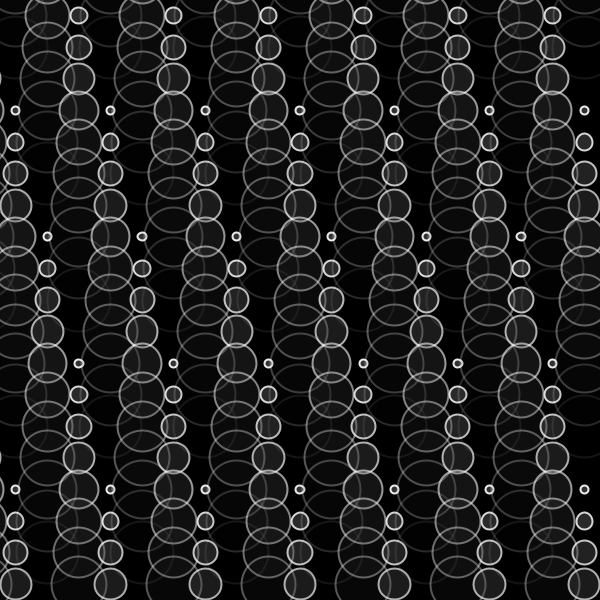
Frame 1 (no input)
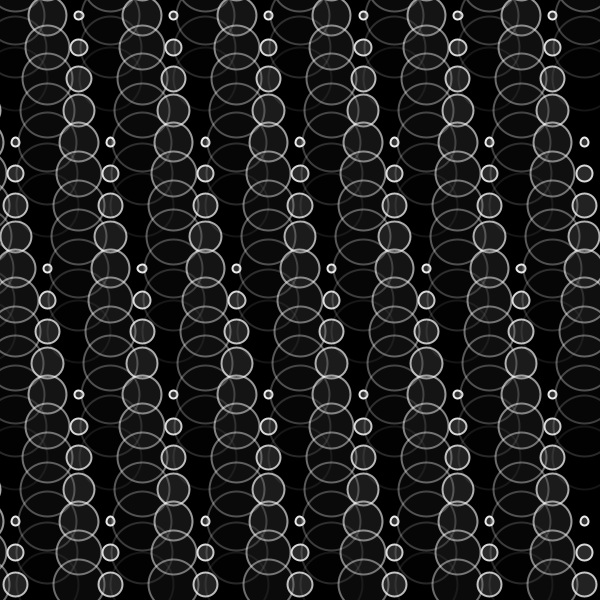
Frame 60 (the mouse pressed at the canvas centre just before this capture)
Frame 120 (the mouse held since frame 60 and released just before this capture): identical to frame 60, image omitted

The Processing sketch that drew these frames (run headless with seeded random() and noise(); from frame 60 on, the mouse is pressed at the canvas centre):

// Processing sketch: processing_151172
// ── processing_151172.pde

/*
 * Creative Coding
 * Week 2, 06 - Moving Patterns 2
 * by Indae Hwang and Jon McCormack
 * Copyright (c) 2014 Monash University
 *
 * Similar to the previous sketch, this sketch draws a grid of oscillating circles. Each circle has a "lifetime"
 * over which it grows and changes intensity and opacity. At the end of each lifetime the circle begins again.
 * Pressing the left and right arrow keys changes the lifetime of all the circles globally.
 * 
 */

// variable used to store the current frame rate value
int frame_rate_value;
int num;
void setup() {

  // make the display window the full size of the screen
  size(600, 600);

  frame_rate_value = 12;
  rectMode(CENTER);
  background(0);
  num = 20;
}


void draw() {

  background(0);

  int margin = 0;
  float gutter = 0; //distance between each cell
  float cellsize = ( width - (2 * margin) - gutter * (num - 1) ) / (num - 1);

  int circleNumber = 0; // counter
  for (int i=0; i<num; i++) {
    for (int j=0; j<num; j++) {
      circleNumber = (i * num) + j; // different way to calculate the circle number from w2_04

      float tx = margin + cellsize * i + gutter * i;
      float ty = margin + cellsize * j + gutter * j;

      movingCircle(tx, ty, cellsize, circleNumber);
    }
  }
} //end of draw 


void movingCircle(float x, float y, float size, int offset) {

  float circlePeriod = (float)frame_rate_value;
  float circleAge = (float)((frameCount + offset) % (int)circlePeriod) / circlePeriod;

  float circleSize = size * 2.0 * sin(circleAge * HALF_PI);

  strokeWeight(2);
  stroke(255, lerp(255, 0, circleAge));
  fill(lerp(128, 0, circleAge), lerp(120, 0, circleAge));
  ellipse(x-size/2, y-size/2, circleSize, circleSize);
}


/*
 * keyReleased function
 *
 * called automatically by Processing when a keyboard key is released
 */
void keyReleased() {

  // right arrow -- increase frame_rate_value
  if (keyCode == RIGHT && frame_rate_value < 120) {
    frame_rate_value++;
  }

  // left arrow -- decrease frame_rate_value
  if ( keyCode == LEFT && frame_rate_value > 2) {
    frame_rate_value--;
  }

  // print the current value on the screen
  println("Current frame Rate is: " + frame_rate_value);
}

/*
 * Mouse Pressed
 *
 *
 */
void mouseMoved (){
  frame_rate_value = (int) map((float)mouseX, 0.0, (float) width, 2.0, 120.0);
  num = (int) map((float)mouseY, 0.0, (float) height, 10.0, 30.0);

// print the current value on the screen
  println("Current frame Rate is: " + frame_rate_value + " num is : " + num);
//void mousePressed (){


//void mousePressed (){  
  //simple mose click increase and decrease depending which half of the screen the mouse is in
  //if (mouseX >= displayWidth/2 && frame_rate_value < 120){
  //  frame_rate_value++;
  //}
  //
  //if (mouseX < displayWidth/2 && frame_rate_value > 2){
 //   frame_rate_value--;
 // }
  
  // print the current value on the screen
//  println("Current frame Rate is: " + frame_rate_value);
//}   
  
}
